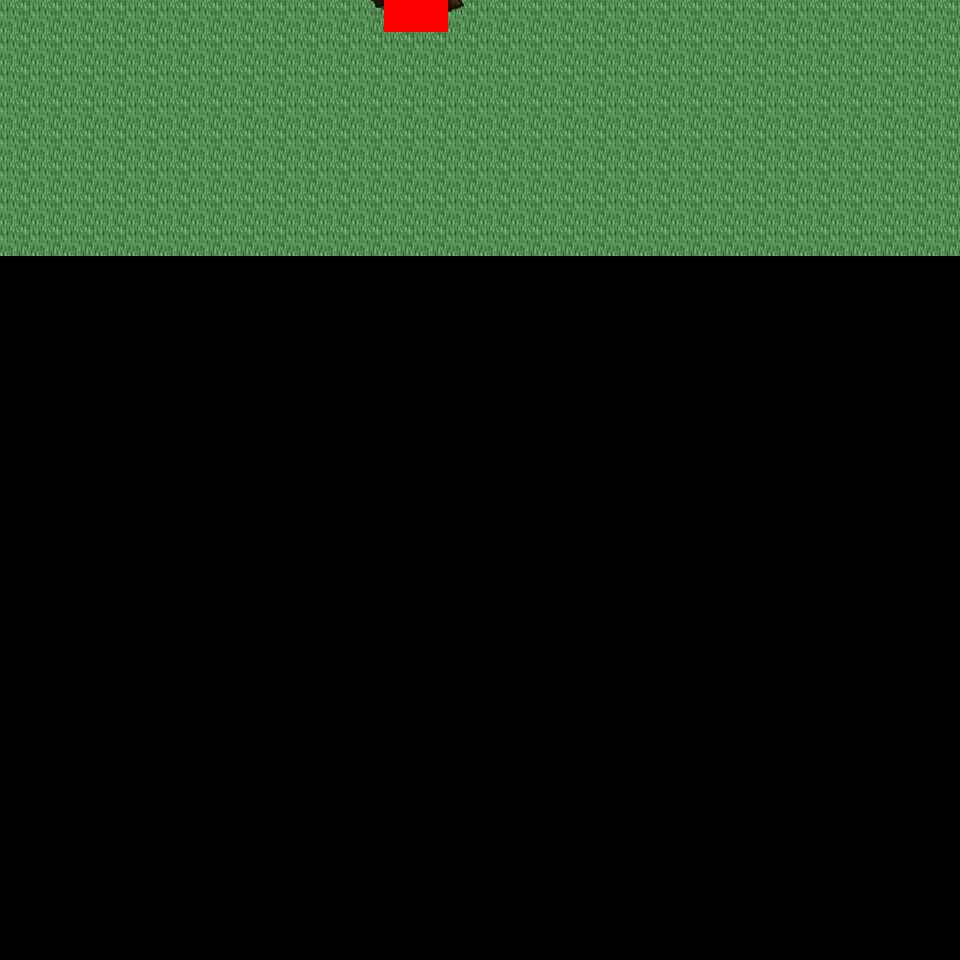

A level layout from a 2D game, rendered from its tile map. Below: a short description, then the map file with tile-grid data replaced by summaries:
An orthogonal 30x30 tile map with 32x32 px tiles, 6 tile layers (Ground, Object, Object2, Above, ...), 46 tilesets and 4 objects (4x mapExit).

<map version="1.0" orientation="orthogonal" renderorder="right-down" width="30" height="30" tilewidth="32" tileheight="32" nextobjectid="5">
  <tileset firstgid="1" name="tileset_logic_collision" tilewidth="32" tileheight="32" tilecount="1" columns="1">
    <image source="../drawable/tileset_logic_collision.png" width="32" height="32" />
  </tileset>
  <tileset firstgid="2" name="tileset_ground_ground" tilewidth="32" tileheight="32" tilecount="33" columns="3">
    <image source="../drawable/tileset_ground_ground.png" width="96" height="352" />
  </tileset>
  <tileset firstgid="35" name="tileset_building_castle" tilewidth="32" tileheight="32" tilecount="320" columns="20">
    <image source="../drawable/tileset_building_castle.png" width="640" height="512" />
  </tileset>
  <tileset firstgid="355" name="tileset_item_weapon_cannon" tilewidth="32" tileheight="32" tilecount="12" columns="3">
    <image source="../drawable/tileset_item_weapon_cannon.png" width="96" height="128" />
  </tileset>
  <tileset firstgid="367" name="tileset_item_pot_barrels_1" tilewidth="32" tileheight="32" tilecount="8" columns="4">
    <image source="../drawable/tileset_item_pot_barrels_1.png" width="128" height="64" />
  </tileset>
  <tileset firstgid="375" name="tileset_plant_tree_tree_darkgreen" tilewidth="32" tileheight="32" tilecount="88" columns="8">
    <image source="../drawable/tileset_plant_tree_tree_darkgreen.png" width="256" height="352" />
  </tileset>
  <tileset firstgid="463" name="tileset_building_decoration_chimney_big" tilewidth="32" tileheight="32" tilecount="2" columns="1">
    <image source="../drawable/tileset_building_decoration_chimney_big.png" width="32" height="64" />
  </tileset>
  <tileset firstgid="465" name="tileset_building_door_door" tilewidth="32" tileheight="32" tilecount="6" columns="3">
    <image source="../drawable/tileset_building_door_door.png" width="96" height="64" />
  </tileset>
  <tileset firstgid="471" name="tileset_building_door_closed" tilewidth="32" tileheight="32" tilecount="1" columns="1">
    <image source="../drawable/tileset_building_door_closed.png" width="32" height="32" />
  </tileset>
  <tileset firstgid="472" name="tileset_building_window_window_centered" tilewidth="32" tileheight="32" tilecount="1" columns="1">
    <image source="../drawable/tileset_building_window_window_centered.png" width="32" height="32" />
  </tileset>
  <tileset firstgid="473" name="tileset_plant_bush_bushes" tilewidth="32" tileheight="32" tilecount="10" columns="5">
    <image source="../drawable/tileset_plant_bush_bushes.png" width="160" height="64" />
  </tileset>
  <tileset firstgid="483" name="tileset_furniture_sink_pale_brown_stone" tilewidth="32" tileheight="32" tilecount="4" columns="2">
    <image source="../drawable/tileset_furniture_sink_pale_brown_stone.png" width="64" height="64" />
  </tileset>
  <tileset firstgid="487" name="tileset_logic_item_sheepfood" tilewidth="32" tileheight="32" tilecount="1" columns="1">
    <image source="../drawable/tileset_logic_item_sheepfood.png" width="32" height="32" />
  </tileset>
  <tileset firstgid="488" name="tileset_logic_creature_sheep" tilewidth="32" tileheight="32" tilecount="1" columns="1">
    <image source="../drawable/tileset_logic_creature_sheep.png" width="32" height="32" />
  </tileset>
  <tileset firstgid="489" name="tileset_ground_grass_edges" tilewidth="32" tileheight="32" tilecount="36" columns="12">
    <image source="../drawable/tileset_ground_grass_edges.png" width="384" height="96" />
  </tileset>
  <tileset firstgid="525" name="tileset_ground_grass_corners" tilewidth="32" tileheight="32" tilecount="24" columns="6">
    <image source="../drawable/tileset_ground_grass_corners.png" width="192" height="128" />
  </tileset>
  <tileset firstgid="549" name="tileset_building_decoration_chimney" tilewidth="32" tileheight="32" tilecount="2" columns="1">
    <image source="../drawable/tileset_building_decoration_chimney.png" width="32" height="64" />
  </tileset>
  <tileset firstgid="551" name="tileset_plant_tree_taller_trees" tilewidth="32" tileheight="32" tilecount="32" columns="8">
    <image source="../drawable/tileset_plant_tree_taller_trees.png" width="256" height="128" />
  </tileset>
  <tileset firstgid="583" name="tileset_plant_vine" tilewidth="32" tileheight="32" tilecount="3" columns="1">
    <image source="../drawable/tileset_plant_vine.png" width="32" height="96" />
  </tileset>
  <tileset firstgid="586" name="tileset_logic_item_fruits" tilewidth="32" tileheight="32" tilecount="16" columns="8">
    <image source="../drawable/tileset_logic_item_fruits.png" width="256" height="64" />
  </tileset>
  <tileset firstgid="602" name="tileset_logic_item_vegetable" tilewidth="32" tileheight="32" tilecount="16" columns="8">
    <image source="../drawable/tileset_logic_item_vegetable.png" width="256" height="64" />
  </tileset>
  <tileset firstgid="618" name="tileset_building_fence_fence_chunky" tilewidth="32" tileheight="32" tilecount="21" columns="3">
    <image source="../drawable/tileset_building_fence_fence_chunky.png" width="96" height="224" />
  </tileset>
  <tileset firstgid="639" name="tileset_furniture_light_lamp_blue" tilewidth="32" tileheight="32" tilecount="3" columns="1">
    <image source="../drawable/tileset_furniture_light_lamp_blue.png" width="32" height="96" />
  </tileset>
  <tileset firstgid="642" name="tileset_light_dim_light_7x5" tilewidth="32" tileheight="32" tilecount="35" columns="7">
    <image source="../drawable/tileset_light_dim_light_7x5.png" width="224" height="160" />
  </tileset>
  <tileset firstgid="677" name="tileset_logic_protection" tilewidth="32" tileheight="32" tilecount="2" columns="2">
    <image source="../drawable/tileset_logic_protection.png" width="64" height="32" />
  </tileset>
  <tileset firstgid="679" name="tileset_logic_item_resources" tilewidth="32" tileheight="32" tilecount="6" columns="6">
    <image source="../drawable/tileset_logic_item_resources.png" width="192" height="32" />
  </tileset>
  <tileset firstgid="685" name="tileset_logic_item_mushroom" tilewidth="32" tileheight="32" tilecount="6" columns="6">
    <image source="../drawable/tileset_logic_item_mushroom.png" width="192" height="32" />
  </tileset>
  <tileset firstgid="691" name="tileset_plant_flower_daisy_blue" tilewidth="32" tileheight="32" tilecount="8" columns="2">
    <image source="../drawable/tileset_plant_flower_daisy_blue.png" width="64" height="128" />
  </tileset>
  <tileset firstgid="699" name="tileset_plant_flower_daisy_red" tilewidth="32" tileheight="32" tilecount="8" columns="2">
    <image source="../drawable/tileset_plant_flower_daisy_red.png" width="64" height="128" />
  </tileset>
  <tileset firstgid="707" name="tileset_plant_flower_daisy_white" tilewidth="32" tileheight="32" tilecount="8" columns="2">
    <image source="../drawable/tileset_plant_flower_daisy_white.png" width="64" height="128" />
  </tileset>
  <tileset firstgid="715" name="tileset_plant_flower_daisy_yellow" tilewidth="32" tileheight="32" tilecount="8" columns="2">
    <image source="../drawable/tileset_plant_flower_daisy_yellow.png" width="64" height="128" />
  </tileset>
  <tileset firstgid="723" name="tileset_logic_creature_animal" tilewidth="32" tileheight="32" tilecount="32" columns="8">
    <image source="../drawable/tileset_logic_creature_animal.png" width="256" height="128" />
  </tileset>
  <tileset firstgid="755" name="tileset_logic_creature_rodent" tilewidth="32" tileheight="32" tilecount="8" columns="8">
    <image source="../drawable/tileset_logic_creature_rodent.png" width="256" height="32" />
  </tileset>
  <tileset firstgid="763" name="tileset_item_hen_nest" tilewidth="32" tileheight="32" tilecount="1" columns="1">
    <image source="../drawable/tileset_item_hen_nest.png" width="32" height="32" />
  </tileset>
  <tileset firstgid="764" name="tileset_logic_item_dairy" tilewidth="32" tileheight="32" tilecount="1" columns="1">
    <image source="../drawable/tileset_logic_item_dairy.png" width="32" height="32" />
  </tileset>
  <tileset firstgid="765" name="tileset_plant_flower_red_blue_clusters" tilewidth="32" tileheight="32" tilecount="4" columns="1">
    <image source="../drawable/tileset_plant_flower_red_blue_clusters.png" width="32" height="128" />
  </tileset>
  <tileset firstgid="769" name="tileset_plant_flower_pointed_yellow" tilewidth="32" tileheight="32" tilecount="2" columns="2">
    <image source="../drawable/tileset_plant_flower_pointed_yellow.png" width="64" height="32" />
  </tileset>
  <tileset firstgid="771" name="tileset_building_decoration_banner" tilewidth="32" tileheight="32" tilecount="12" columns="1">
    <image source="../drawable/tileset_building_decoration_banner.png" width="32" height="384" />
  </tileset>
  <tileset firstgid="783" name="tileset_logic_creature_fowl" tilewidth="32" tileheight="32" tilecount="6" columns="6">
    <image source="../drawable/tileset_logic_creature_fowl.png" width="192" height="32" />
  </tileset>
  <tileset firstgid="789" name="tileset_logic_portal" tilewidth="32" tileheight="32" tilecount="24" columns="8">
    <image source="../drawable/tileset_logic_portal.png" width="256" height="96" />
  </tileset>
  <tileset firstgid="813" name="tileset_building_cottage" tilewidth="32" tileheight="32" tilecount="256" columns="16">
    <image source="../drawable/tileset_building_cottage.png" width="512" height="512" />
  </tileset>
  <tileset firstgid="1069" name="tileset_building_roof_thatched_roof" tilewidth="32" tileheight="32" tilecount="256" columns="16">
    <image source="../drawable/tileset_building_roof_thatched_roof.png" width="512" height="512" />
  </tileset>
  <tileset firstgid="1325" name="tileset_building_door_doors" tilewidth="32" tileheight="32" tilecount="256" columns="16">
    <image source="../drawable/tileset_building_door_doors.png" width="512" height="512" />
  </tileset>
  <tileset firstgid="1581" name="tileset_building_window_windows" tilewidth="32" tileheight="32" tilecount="256" columns="16">
    <image source="../drawable/tileset_building_window_windows.png" width="512" height="512" />
  </tileset>
  <tileset firstgid="1837" name="tileset_ground_ground_3" tilewidth="32" tileheight="32" tilecount="5" columns="5">
    <image source="../drawable/tileset_ground_ground_3.png" width="160" height="32" />
  </tileset>
  <tileset firstgid="1842" name="tileset_plant_bush_leafy" tilewidth="32" tileheight="32" tilecount="48" columns="8">
    <image source="../drawable/tileset_plant_bush_leafy.png" width="256" height="192" />
  </tileset>
  <layer name="Ground" width="30" height="30">
    <data>[900 cells, 240 non-empty, 1 distinct tile ids]</data>
  </layer>
  <layer name="Object" width="30" height="30">
    <data>[900 cells, 4 non-empty, 4 distinct tile ids]</data>
  </layer>
  <layer name="Object2" width="30" height="30">
    <data>[900 cells, 0 non-empty, 0 distinct tile ids]</data>
  </layer>
  <layer name="Above" width="30" height="30">
    <data>[900 cells, 0 non-empty, 0 distinct tile ids]</data>
  </layer>
  <layer name="Above2" width="30" height="30">
    <data>[900 cells, 0 non-empty, 0 distinct tile ids]</data>
  </layer>
  <layer name="Walkable" width="30" height="30">
    <data>[900 cells, 2 non-empty, 1 distinct tile ids]</data>
  </layer>
  <objectgroup name="MapEvents">
    <object id="1" name="north" type="mapExit" x="0" y="0" width="384" height="32">
      <properties>
        <property name="map" value="level_0_x3_y45" />
        <property name="x" value="0" />
        <property name="y" value="28" />
      </properties>
    </object>
    <object id="2" name="north2" type="mapExit" x="448" y="0" width="512" height="32">
      <properties>
        <property name="map" value="level_0_x3_y45" />
        <property name="x" value="14" />
        <property name="y" value="28" />
      </properties>
    </object>
    <object id="3" name="west" type="mapExit" x="0" y="0" width="32" height="960">
      <properties>
        <property name="map" value="level_0_x2_y46" />
        <property name="x" value="28" />
        <property name="y" value="0" />
      </properties>
    </object>
    <object id="4" name="east" type="mapExit" x="928" y="0" width="32" height="960">
      <properties>
        <property name="map" value="level_0_x4_y46" />
        <property name="x" value="1" />
        <property name="y" value="0" />
      </properties>
    </object>
  </objectgroup>
</map>
